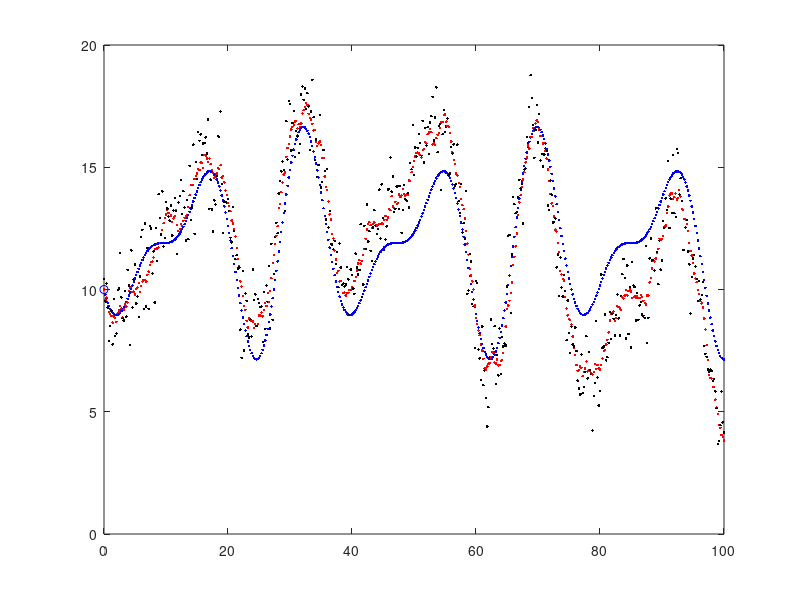

This figure's MATLAB source:
close all
clear all
clc

tmax = 100;
dt = 0.2;

t = 0:dt:tmax;

x_t = 10; %[m]
x_tn = 10; %[m]

plot(t(1),x_t,'bo')
hold on

mu=0;
sigma=1;

sigma_z = 10000;


for i=t
    
    r = normrnd(mu,sigma);
    
    f1 = sin(i/2);
    f2 = cos(i/3);
    
    x_tp1 = x_t + dt*[1 -1]*[f1 f2]';
    x_tp1n = x_tn + dt*[1 -1]*[f1 f2]'+dt*r;
    plot(i,x_t,'b.')
    plot(i,x_tn,'r.')
    
    nz = normrnd(0,sigma_z);

    z=1000*10*x_tp1n+nz;
    
    plot(i,z/10000,'k.')
    
    x_t = x_tp1;
    x_tn = x_tp1n;
    
end













